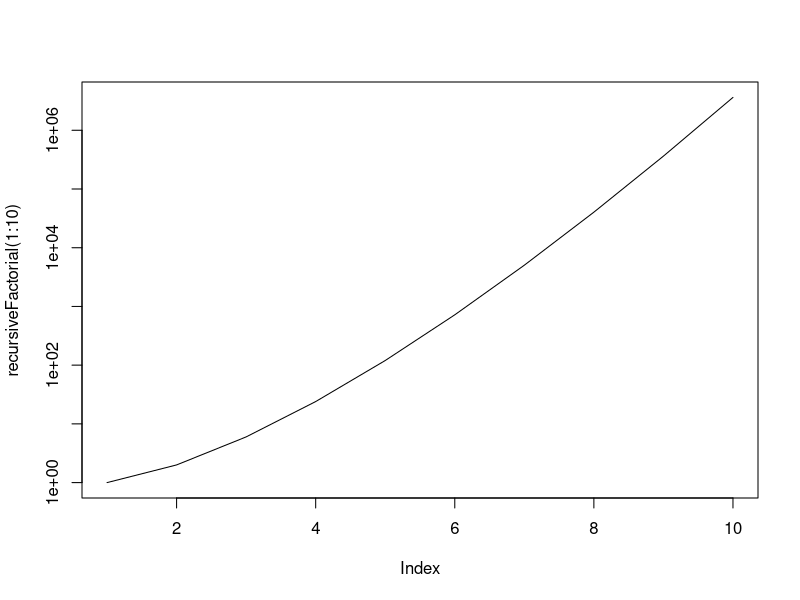

The R script that drew this image:
## ---- chunk 1
recursiveFactorial <-Vectorize( 
  function(n) {
  ifelse(n==0,1,n*recursiveFactorial(n-1))
  }
)

recursiveFactorial(1:10) |> plot(type="l",log='y')
## ---- chunk 2
bin  <- function(n,k) {
  recursiveFactorial(n)/(recursiveFactorial(k)*recursiveFactorial(n-k))
}

bases <- c("A","T","G","C")
bin(length(bases),3)
